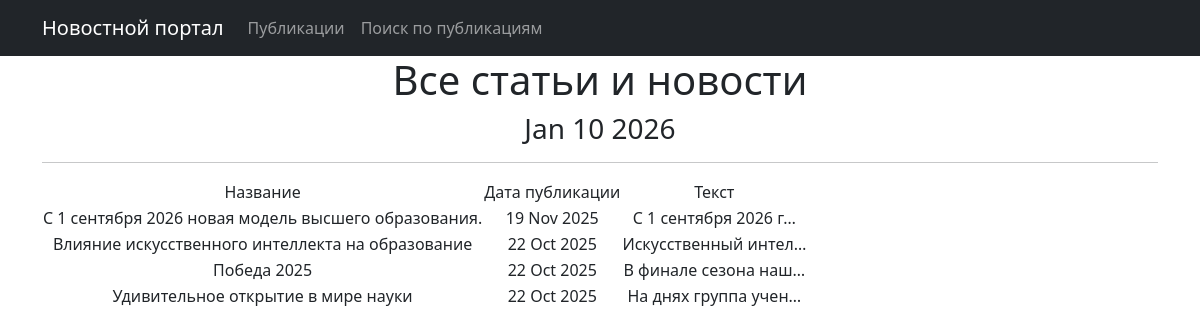
The page /news/ on the database as committed earlier.
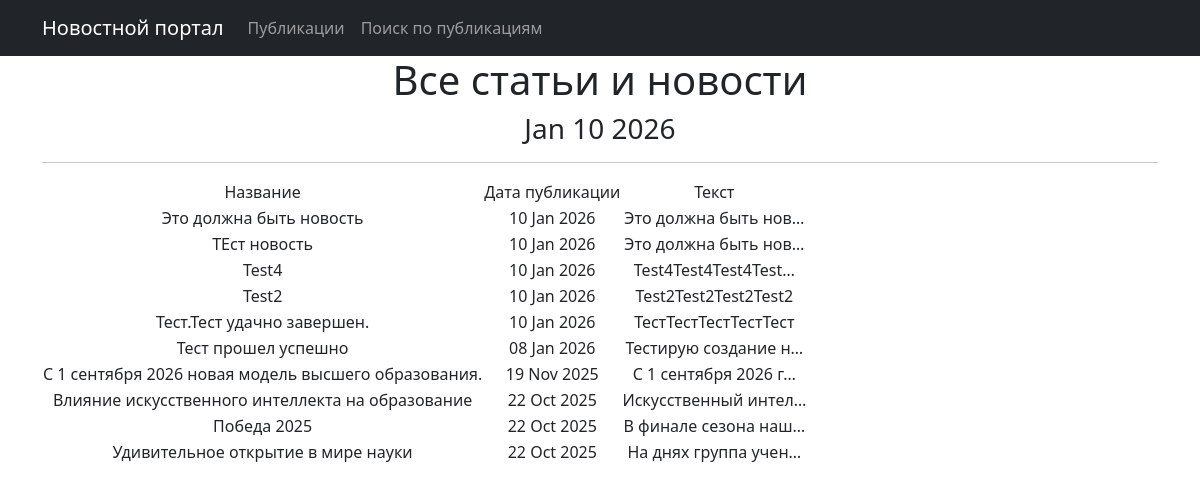
The same page on the database as committed later.
### news/models.py (models this page shows, shortened)
class Post(models.Model): # Модель Пост. Эта модель должна содержать в себе статьи и новости, которые создают пользователи.
    author = models.ForeignKey(Author, on_delete=models.CASCADE, verbose_name="Автор") #	связь «один ко многим» с моделью Author
    article_or_news = models.CharField(choices=AUTHOR_CHOICES, default=ARTICLE, verbose_name="Тип записи") # статья или новость. По умолчанию новость
    time_in = models.DateTimeField(auto_now_add=True, verbose_name="Дата создания")   # автоматически добавляемая дата и время создания
    title = models.CharField(max_length = 100, verbose_name="Заголовок")    # 	заголовок статьи/новости;
    text = models.TextField(verbose_name="Текст")           #	текст статьи/новости
    rating = models.IntegerField(default= 0, verbose_name="Рейтинг записи")  #	рейтинг статьи/новости.
    categorys = models.ManyToManyField(Category, through='PostCategory', verbose_name="Категории")
    class Meta:
        verbose_name = "Статья"
        verbose_name_plural = "Новости и Статьи"

### news/views.py (the view)
# urls.py: path('', PostList.as_view(), name= 'post_list'),
class PostList(ListView):
    model = Post
    post_type = None
    ordering = '-time_in'
    template_name = 'news.html'
    context_object_name = 'news'
    paginate_by = 10  # вот так мы можем указать количество записей на странице
    def get_queryset(self):
        queryset = super().get_queryset()
        self.filterset = PostFilter(self.request.GET, queryset)
        return self.filterset.qs
    def get_context_data(self, **kwargs):
        context = super().get_context_data(**kwargs)
        context['time_now'] = datetime.utcnow()
        context['next_posts'] = "Самые свежие новости в мире спорта смотрите на нашем сайте"
        context['filterset'] = self.filterset
        return context

### templates/news.html (shortened to what this page needs)
{% extends 'flatpages/default.html' %}
{% load custom_filters %}
{% block content %}
    <h1>Все статьи и новости </h1>
    <h3>{{ time_now|date:'M d Y' }}</h3>
        <hr>
            {% if news %}
                <table>
                     <tr>
                        <td>Название</td>
                         <td>Дата публикации</td>
                        <td>Текст</td>
                    </tr>
                   {% for news in news %}
                    <tr>
                        <td>{{ news.title|find_a_bad_word }}</td>
                        <td>{{ news.time_in|date:'d M Y' }}</td>
                        <td>{{ news.text|truncatechars:20|find_a_bad_word}}</td>
                   </tr>
                   {% endfor %}
                </table>
            {% else %}
                <h2>Статья отсутсвует!</h2>
            {% endif %}
{% endblock content %}

### templates/flatpages/default.html (shortened to what this page needs)
<!DOCTYPE html>
<html lang="en">
    <head>
        {% load static %}
        <link href="{% static 'css/styles.css' %}" rel="stylesheet" />
    </head>
    <body>
<nav class="navbar navbar-expand-lg navbar-dark bg-dark static-top">
   <div class="container">
       <a class="navbar-brand" href="#">Новостной портал</a>
       <div class="collapse navbar-collapse" id="navbarResponsive">
           <ul class="navbar-nav ml-auto">
                <li class="nav-item">
                   <a class="nav-link" href="{% url 'post_list' %}">Публикации</a>
               </li>
               <li class="nav-item">
                   <a class="nav-link" href="{% url 'search_post_list' %}">Поиск по публикациям </a>
               </li>
           </ul>
       </div>
       </div>
</nav>
        <div class="container">
            <div class="row">
                <div class="col-lg-12 text-center">
                    {% block content %}{% endblock content %}
       </div>
   </div>
</div>
    </body>
</html>

Rows that differ between the two databases and show on the page:
added Post: title|find_a_bad_word "Это должна быть новость", time_in "10 Jan 2026", text|find_a_bad_word "Это должна быть нов…"
added Post: title|find_a_bad_word "TЕст новость", time_in "10 Jan 2026", text|find_a_bad_word "Это должна быть нов…"
added Post: title|find_a_bad_word "Test4", time_in "10 Jan 2026", text|find_a_bad_word "Test4Test4Test4Test…"
added Post: title|find_a_bad_word "Test2", time_in "10 Jan 2026", text|find_a_bad_word "Test2Test2Test2Test2"
added Post: title|find_a_bad_word "Tecт.Тест удачно завершен.", time_in "10 Jan 2026", text|find_a_bad_word "TecтTecтTecтTecтTecт"
added Post: title|find_a_bad_word "Тест прошел успешно", time_in "08 Jan 2026", text|find_a_bad_word "Тестирую создание н…"
